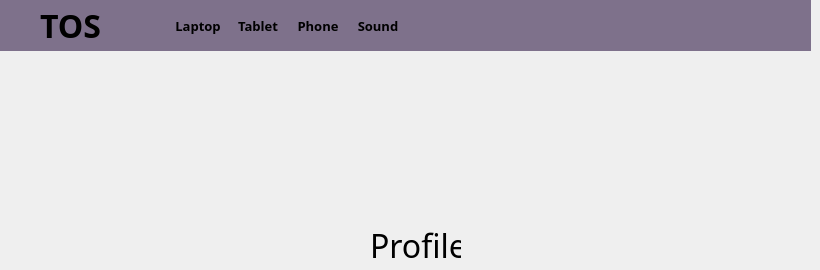
    <widget class="QWidget" name="page_3">
     <widget class="QWidget" name="widget_9" native="true">
      <property name="geometry">
       <rect>
        <x>0</x>
        <y>0</y>
        <width>811</width>
        <height>51</height>
       </rect>
      </property>
      <property name="styleSheet">
       <string notr="true">background-color: #7e718b</string>
      </property>
      <widget class="QPushButton" name="btnmenu_8">
       <property name="geometry">
        <rect>
         <x>-10</x>
         <y>0</y>
         <width>161</width>
         <height>51</height>
        </rect>
       </property>
       <property name="font">
        <font>
         <family>Bahnschrift SemiBold</family>
         <pointsize>24</pointsize>
         <weight>75</weight>
         <bold>true</bold>
        </font>
       </property>
       <property name="styleSheet">
        <string notr="true">color : black;
border-radius: 15px
</string>
       </property>
       <property name="text">
        <string>TOS</string>
       </property>
      </widget>
      <widget class="QPushButton" name="btnlaptopmini_7">
       <property name="geometry">
        <rect>
         <x>170</x>
         <y>0</y>
         <width>56</width>
         <height>51</height>
        </rect>
       </property>
       <property name="font">
        <font>
         <family>Bahnschrift SemiBold</family>
         <pointsize>10</pointsize>
         <weight>75</weight>
         <bold>true</bold>
        </font>
       </property>
       <property name="styleSheet">
        <string notr="true">color : black;
border-radius: 15px
</string>
       </property>
       <property name="text">
        <string>Laptop</string>
       </property>
      </widget>
      <widget class="QPushButton" name="btntabletmini_7">
       <property name="geometry">
        <rect>
         <x>230</x>
         <y>0</y>
         <width>56</width>
         <height>51</height>
        </rect>
       </property>
       <property name="font">
        <font>
         <family>Bahnschrift SemiBold</family>
         <pointsize>10</pointsize>
         <weight>75</weight>
         <bold>true</bold>
        </font>
       </property>
       <property name="styleSheet">
        <string notr="true">color : black;
border-radius: 15px
</string>
       </property>
       <property name="text">
        <string>Tablet</string>
       </property>
      </widget>
      <widget class="QPushButton" name="btnphonemini_9">
       <property name="geometry">
        <rect>
         <x>290</x>
         <y>0</y>
         <width>56</width>
         <height>51</height>
        </rect>
       </property>
       <property name="font">
        <font>
         <family>Bahnschrift SemiBold</family>
         <pointsize>10</pointsize>
         <weight>75</weight>
         <bold>true</bold>
        </font>
       </property>
       <property name="styleSheet">
        <string notr="true">color : black;
border-radius: 15px
</string>
       </property>
       <property name="text">
        <string>Phone</string>
       </property>
      </widget>
      <widget class="QPushButton" name="btnspeakermini_6">
       <property name="geometry">
        <rect>
         <x>350</x>
         <y>0</y>
         <width>56</width>
         <height>51</height>
        </rect>
       </property>
       <property name="font">
        <font>
         <family>Bahnschrift SemiBold</family>
         <pointsize>10</pointsize>
         <weight>75</weight>
         <bold>true</bold>
        </font>
       </property>
       <property name="styleSheet">
        <string notr="true">color : black;
border-radius: 15px
</string>
       </property>
       <property name="text">
        <string>Sound</string>
       </property>
      </widget>
     </widget>
     <widget class="QLabel" name="label_11">
      <property name="geometry">
       <rect>
        <x>360</x>
        <y>140</y>
        <width>81</width>
        <height>81</height>
       </rect>
      </property>
      <property name="text">
       <string/>
      </property>
      <property name="pixmap">
       <pixmap>../../../../Pictures/8666612_Smile_Icon.png</pixmap>
      </property>
      <property name="scaledContents">
       <bool>true</bool>
      </property>
     </widget>
     <widget class="QLabel" name="label_12">
      <property name="geometry">
       <rect>
        <x>370</x>
        <y>230</y>
        <width>91</width>
        <height>31</height>
       </rect>
      </property>
      <property name="font">
       <font>
        <family>Bahnschrift</family>
        <pointsize>24</pointsize>
       </font>
      </property>
      <property name="text">
       <string>Profile</string>
      </property>
     </widget>
    </widget>
